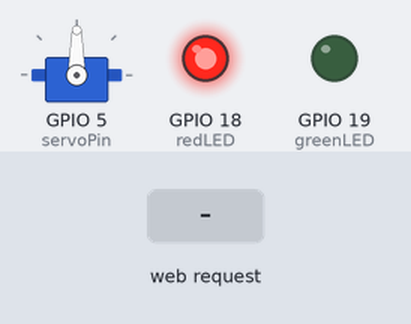
This sketch was run on a simulated ESP32. Parts: servo, output pins drawn as LEDs (lit = HIGH). The inputs (shaded band) are chosen by the test bench. What the sketch prints to the serial monitor is not drawn.

Above: at 1.2 s.
1.3 s: HTTP request GET /open received
At 1.8 s:
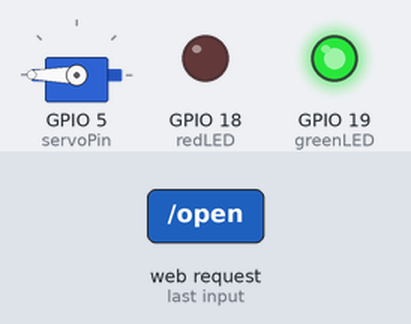
2.8 s: HTTP request GET /close received
At 4.1 s:
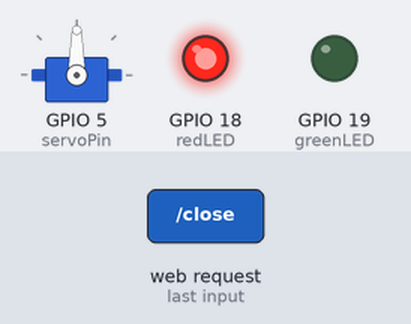
Timing chart, 0 to 5.8 s (numbered marks = the images above; inputs shaded):
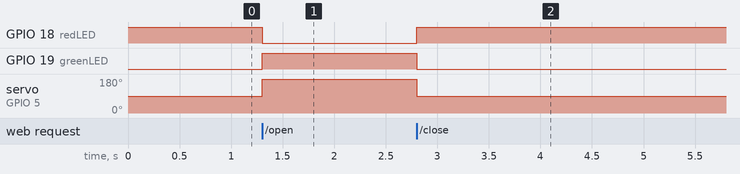

Measured:
- after the input at 1.3 s, GPIO 18 (redLED): HIGH → LOW at once; GPIO 19 (greenLED): LOW → HIGH at once; servo on GPIO 5 (servoPin): 90° → 180° at once
- after the input at 2.8 s, GPIO 18 (redLED): LOW → HIGH at once; GPIO 19 (greenLED): HIGH → LOW at once; servo on GPIO 5 (servoPin): 180° → 90° at once

The sketch:

ESP32-Servo-Motor-Control-by-web-page.ino
```cpp
#include <WiFi.h>
#include <WebServer.h>
#include <ESP32Servo.h>

// =========================
// Pin Definitions
// =========================
const int redLED = 18;
const int greenLED = 19;
const int servoPin = 5;

// =========================
// Wi-Fi Access Point
// =========================
const char* ssid = "ESP32-Servo";
const char* password = "12345678";

// Create web server on port 80
WebServer server(80);

// Servo
Servo myServo;

// =========================
// HTML Webpage
// =========================
const char webpage[] PROGMEM = R"rawliteral(
<!DOCTYPE html>
<html>
<head>
  <meta name="viewport" content="width=device-width, initial-scale=1">

  <title>ESP32 Servo Control</title>

  <style>
    body {
      font-family: Arial, sans-serif;
      text-align: center;
      margin-top: 80px;
      background-color: #f2f2f2;
    }

    h1 {
      color: #333;
    }

    button {
      width: 200px;
      padding: 18px;
      margin: 15px;
      font-size: 22px;
      border: none;
      border-radius: 10px;
      cursor: pointer;
    }

    .open {
      background-color: #4CAF50;
      color: white;
    }

    .close {
      background-color: #f44336;
      color: white;
    }

    button:active {
      transform: scale(0.95);
    }
  </style>
</head>

<body>

  <h1>ESP32 Servo Control</h1>

  <button class="open" onclick="location.href='/open'">
    OPEN
  </button>

  <br>

  <button class="close" onclick="location.href='/close'">
    CLOSE
  </button>

</body>
</html>
)rawliteral";

// =========================
// OPEN Function
// =========================
void handleOpen() {

  myServo.write(180);

  digitalWrite(greenLED, HIGH);
  digitalWrite(redLED, LOW);

  server.send(200, "text/html", webpage);
}

// =========================
// CLOSE Function
// =========================
void handleClose() {

  myServo.write(90);

  digitalWrite(redLED, HIGH);
  digitalWrite(greenLED, LOW);

  server.send(200, "text/html", webpage);
}

// =========================
// Home Page
// =========================
void handleRoot() {
  server.send(200, "text/html", webpage);
}

// =========================
// Setup
// =========================
void setup() {

  Serial.begin(115200);

  // LEDs
  pinMode(redLED, OUTPUT);
  pinMode(greenLED, OUTPUT);

  // Servo
  myServo.attach(servoPin);

  // Start in CLOSED position
  myServo.write(90);

  digitalWrite(redLED, HIGH);
  digitalWrite(greenLED, LOW);

  // =========================
  // Start Wi-Fi Access Point
  // =========================

  WiFi.softAP(ssid, password);

  Serial.println();
  Serial.println("Wi-Fi Access Point Started!");
  Serial.print("Network Name: ");
  Serial.println(ssid);

  Serial.print("IP Address: ");
  Serial.println(WiFi.softAPIP());

  // =========================
  // Web Server Routes
  // =========================

  server.on("/", handleRoot);
  server.on("/open", handleOpen);
  server.on("/close", handleClose);

  server.begin();

  Serial.println("Web server started!");
}

// =========================
// Loop
// =========================
void loop() {
  server.handleClient();
}
```
